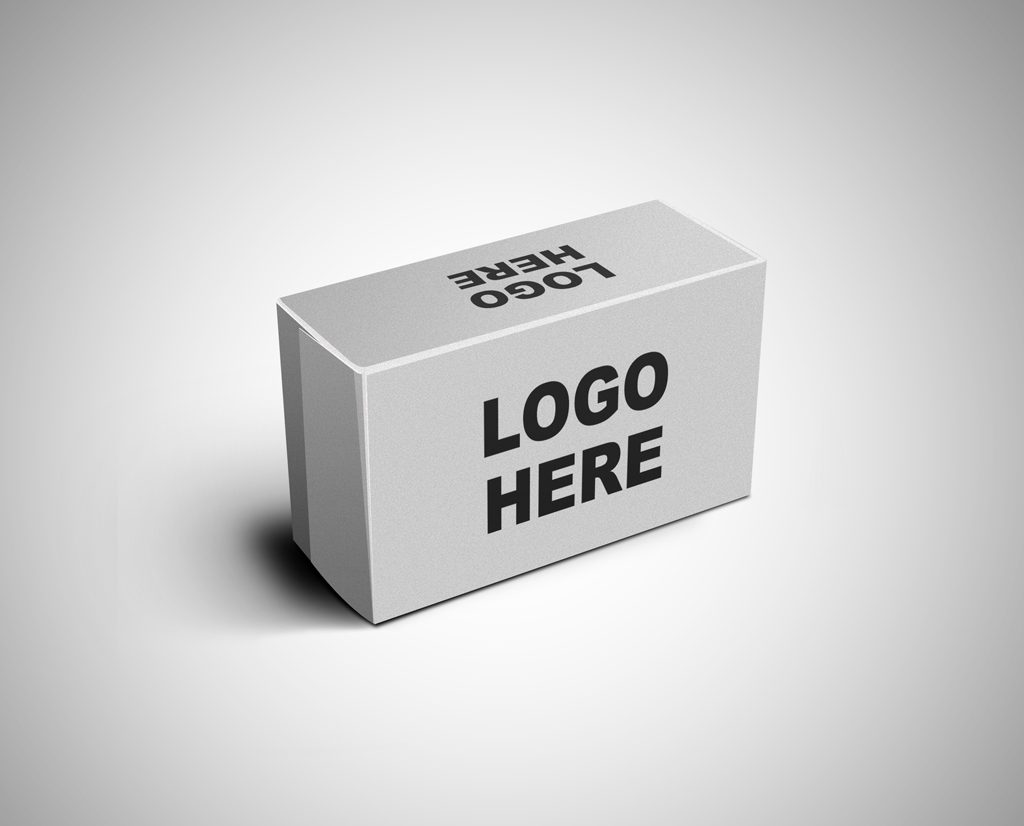
#> input picture code_and_images/box.jpg, 1024 x 826 px
$ python ppgr_homework1.py
#> lines starting #> are read from the running program, lines starting #| are printed output that depends on the picture
#!/usr/bin/env python
# coding: utf-8

# # DOMAĆI RAD
# ### Predmet: Primena projektivne geometrije u računarstvu
# ### Studentkinja: Anđelka Milovanović
# ### Broj indeksa: 145/2015

# ### 1. Naivni algoritam za projekciju tačaka

import matplotlib.pyplot as plt
import numpy as np
from PIL import Image
import math
from scipy.spatial import distance

print()
print()

points = [[-3, -1, 1],
          [3, -1, 1],
          [1, 1, 1],
          [-1, 1, 1]]

points_proj = [[-2, -1, 1],
               [2, -1, 1],
               [2, 1, 1],
               [-2, 1, 1]]

canonical_points = [[1, 0, 0],
                    [0, 1, 0],
                    [0, 0, 1],
                    [1, 1, 1]]

def cramers_rule(points):
    delta = np.float32([[points[0][0], points[1][0], points[2][0]],
                        [points[0][1], points[1][1], points[2][1]],
                        [points[0][2], points[1][2], points[2][2]]])

    delta1 = np.float32([[points[3][0], points[1][0], points[2][0]],
                         [points[3][1], points[1][1], points[2][1]],
                         [points[3][2], points[1][2], points[2][2]]])

    delta2 = np.float32([[points[0][0], points[3][0], points[2][0]],
                         [points[0][1], points[3][1], points[2][1]],
                         [points[0][2], points[3][2], points[2][2]]])

    delta3 = np.float32([[points[0][0], points[1][0], points[3][0]],
                         [points[0][1], points[1][1], points[3][1]],
                         [points[0][2], points[1][2], points[3][2]]])

    delta_det = (np.linalg.det(delta))
    delta1_det = (np.linalg.det(delta1))
    delta2_det = (np.linalg.det(delta2))
    delta3_det = (np.linalg.det(delta3))


    lambda1 = delta1_det / delta_det
    lambda2 = delta2_det / delta_det
    lambda3 = delta3_det / delta_det

    return (lambda1, lambda2, lambda3)

def projection_matrix_P(points, points_proj):
    (lambda1, lambda2, lambda3) = cramers_rule(points)
    projection_matrix = np.array([[x*lambda1 for x in points[0]],
                                  [x*lambda2 for x in points[1]],
                                  [x*lambda3 for x in points[2]]])
    projection_matrix = np.transpose(projection_matrix)

    (lambda1p, lambda2p, lambda3p) = cramers_rule(points_proj)
    projection_matrix_prim = np.array([[x*lambda1p for x in points_proj[0]],
                                       [x*lambda2p for x in points_proj[1]],
                                       [x*lambda3p for x in points_proj[2]]])
    projection_matrix_prim = np.transpose(projection_matrix_prim)

    P = projection_matrix_prim.dot(np.linalg.inv(projection_matrix))
    return (P, lambda1, lambda2, lambda3)

def naive(points, points_proj):
    P_matrix, lambda1, lambda2, lambda3 = projection_matrix_P(points, points_proj)
    return (P_matrix, lambda1, lambda2, lambda3)

P_matrix, lambda1, lambda2, lambda3 = naive(points, points_proj)
print("######## NAIVNI ########")
print("Matrica naivnog algoritma, zaokruzena na 5 decimala: ")
print(P_matrix.round(decimals=5))
print()

####### -------------   PROVERA NAIVNOG ALGORITMA ---------------
print("Provera za tacku D: ")
D = np.array(points[0]) * lambda1 + np.array(points[1]) * lambda2 + np.array(points[2]) * lambda3
print(D.round(decimals=5))
print()
print()
print()

##### VIZUALIZACIJA NAIVNOG ALGORITMA
# [78 lines left out: functions draw_naive, draw_naive_pic, not called in this run]


#### 2. DLT algoritam za projektivno preslikavanje

points = [[-3, -1, 1],
          [3, -1, 1],
          [1, 1, 1],
          [-1, 1, 1],
          [1, 2, 3],
          [-8, -2 ,1]]

points_proj = [[-2, -1, 1],
               [2, -1, 1],
               [2, 1, 1],
               [-2, 1, 1],
               [2, 1, 4],
               [-16, -5, 4]]

points = [[a/c, b/c, 1] for [a,b,c] in points]
points_proj = [[a/c, b/c, 1] for [a,b,c] in points_proj]

def dlt(points, points_proj):
    big_matrix = []
    n = len(points)
    for i in range(n):
        big_matrix.append( [0, 0, 0,
         -points_proj[i][2]*points[i][0], -points_proj[i][2]*points[i][1], -points_proj[i][2]*points[i][2],
         points_proj[i][1]*points[i][0], points_proj[i][1]*points[i][1], points_proj[i][1]*points[i][2]])

        big_matrix.append([points_proj[i][2]*points[i][0], points_proj[i][2]*points[i][1], points_proj[i][2]*points[i][2],
         0, 0, 0,
         -points_proj[i][0]*points[i][0], -points_proj[i][0]*points[i][1], -points_proj[i][0]*points[i][2]])

    _, _, V = np.linalg.svd(big_matrix, full_matrices = True)
    P_matrix_DLT = V[8]*(-1) # (-1 jer eto u Pythonu je tako čudno)
    return P_matrix_DLT

def dlt_rescale(points, points_proj):
    points = [[a/c, b/c, 1] for [a,b,c] in points]
    points_proj = [[a/c, b/c, 1] for [a,b,c] in points_proj]

    P_matrix_DLT = dlt(points, points_proj)
    #P_matrix_DLT = P_matrix_DLT.reshape((3,3))
    P_matrix, _, _, _ = naive(points, points_proj)

    P_matrix_DLT_scaled = [(x / P_matrix_DLT[0] * P_matrix[0][0]) for x in P_matrix_DLT]
    P_matrix_DLT_rescaled = np.array(P_matrix_DLT_scaled).reshape((3, 3))

    return P_matrix_DLT_rescaled

P_matrix_DLT = dlt(points, points_proj)

print("######## DLP ########")
print("Matrica za DLT algoritam sa 6 tačaka: ")
print(P_matrix_DLT.reshape((3,3)).round(decimals=5))
print()

#### Provera DLT i Naivnog algoritma
P_matrix_DLT_scaled = dlt_rescale(points, points_proj)
P_matrix_DLT_scaled = np.array(P_matrix_DLT_scaled).reshape((3, 3))

print("Poređenje vrednosti matrica naivnog i DLT algoritma:")
print(P_matrix.round() == P_matrix_DLT_scaled.round())
print()
print()

def draw_dlt_pic():
    img = Image.open("box.jpg")
#> img is the input picture: PIL image 1024x826 RGB; mean R, G, B 206.9, 206.9, 206.9
    img_copy = Image.new('RGB', (img.size[0], img.size[1]), "black")
#> img_copy: PIL image 1024x826 RGB; every value is 0
    print("Image size: {} x {}".format(img.size[1], img.size[0]))
#| Image size: 826 x 1024

    # box.jpg
    points = [[390, 650, 1],
              [770, 520, 1],
              [780, 300, 1],
              [380, 390, 1]]

    points_proj = [[390, 650, 1],
                   [750, 650, 1],
                   [750, 410, 1],
                   [390, 390, 1]]

    points = [[a/c, b/c, 1] for [a,b,c] in points]
    points_proj = [[a/c, b/c, 1] for [a,b,c] in points_proj]

    P_dlt = dlt(points, points_proj)
    P_rescaled = np.array(P_dlt).reshape((3, 3))

    P_inverse = np.linalg.inv(P_rescaled)
    cols = img_copy.size[0]
#> cols = 1024
    rows = img_copy.size[1]
#> rows = 826

    for i in range(cols):
        for j in range(rows):

            new_coordinates = P_inverse.dot([i, j, 1]) # lambda * X' = P * X
            new_coordinates = [(x / new_coordinates[2]) for x in new_coordinates]

            if (new_coordinates[0] >= 0 and new_coordinates[0] < cols-1 and            new_coordinates[1] >= 0 and new_coordinates[1] < rows-1):
                tmp1 = img.getpixel((math.floor(new_coordinates[0]), math.floor(new_coordinates[1])))
                tmp2 = img.getpixel((math.ceil(new_coordinates[0]), math.ceil(new_coordinates[1])))
                img_copy.putpixel((i, j), tmp2)
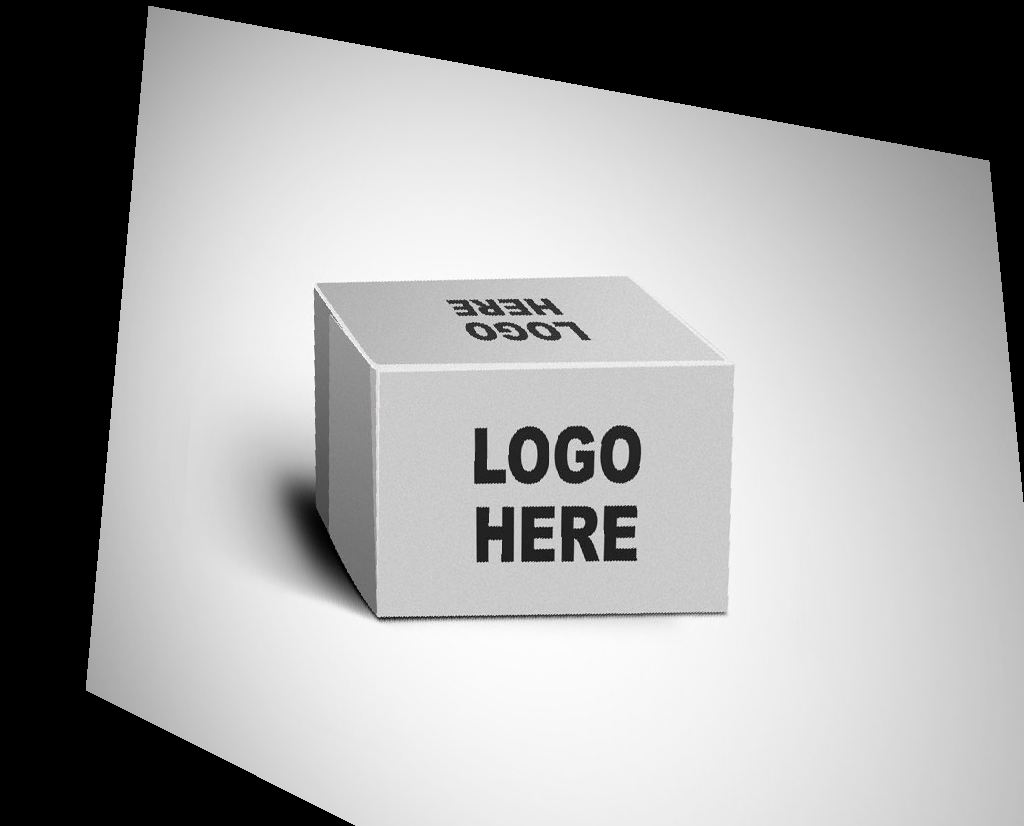
#> img_copy: PIL image 1024x826 RGB; mean R, G, B 160.6, 160.6, 160.6

    fig = plt.figure(figsize = (16, 9))

    plt.subplot(1, 2, 1)
    plt.imshow(img)
    plt.title('Input')

    plt.subplot(1, 2, 2)
    plt.imshow(img_copy)
    plt.title('Output DLT')

    plt.tight_layout()
    plt.show()
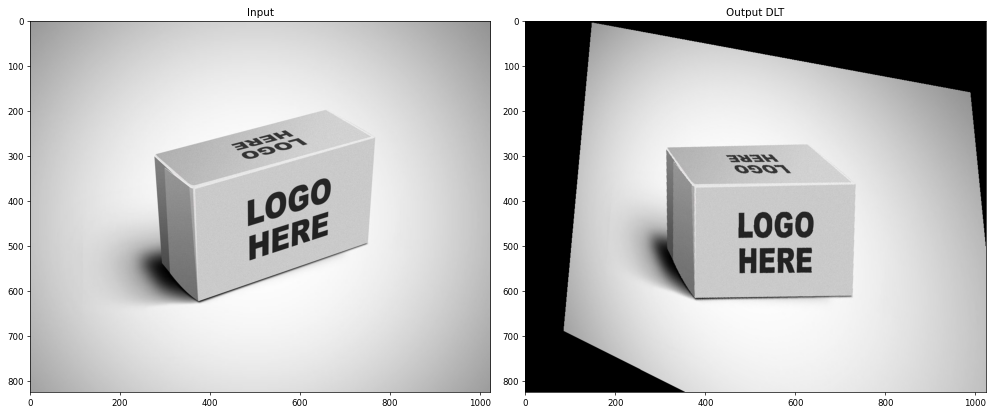
#> figure drawn by matplotlib, 2 panels


#### 3. DLT Normalizacija

def normalize(ps):
    # prvi korak je centar mase
    mass_center_x = sum([a[0] for a in ps]) / len(ps)
    mass_center_y = sum([a[1] for a in ps]) / len(ps)

    # drugi korak je translacija
    points_prim = [[a[0]-mass_center_x, a[1]-mass_center_y] for a in ps]
    k = homo_coeff(points_prim)

    T_matrix = [[math.sqrt(2)/k, 0, mass_center_x*(-1)],
                 [0, math.sqrt(2)/k, mass_center_y*(-1)],
                 [0, 0, 1]]
    return T_matrix

def homo_coeff(points_prim):
    coeff = sum([math.sqrt(point_prim[0]*point_prim[0] + point_prim[1]*point_prim[1])                  for point_prim in points_prim]) / len(points_prim)
    return coeff

def dlt_normalize(points, points_proj):
    T_matrix = normalize(points) # 3x3
    T_prim_matrix = normalize(points_proj) # 3x3

    T_matrix = np.array(T_matrix).reshape((3,3))
    T_prim_matrix = np.array(T_prim_matrix).reshape((3,3))

    points = np.transpose(points) # 3x6
    points_proj = np.transpose(points_proj) # 3x6

    M_line = T_matrix.dot(points) # 3x6
    M_prim_line = T_prim_matrix.dot(points_proj) # 3x6

    M_line = np.transpose(M_line) # 6x3
    M_prim_line = np.transpose(M_prim_line) # 6x3
    dlt_matrix = dlt(M_line, M_prim_line) # 3x3

    dlt_matrix = np.array(dlt_matrix).reshape((3, 3))

    result = (np.linalg.inv(T_prim_matrix)).dot(dlt_matrix).dot(T_matrix)

    return result, T_matrix, T_prim_matrix

def dltN_rescale(points, points_proj):
    points = [[a/c, b/c, 1] for [a,b,c] in points]
    points_proj = [[a/c, b/c, 1] for [a,b,c] in points_proj]

    P_matrix_DLTN, T_matrix, T_prim_matrix = dlt_normalize(points, points_proj)
    P_matrix, _, _, _ = naive(points, points_proj)

    tmp = P_matrix_DLTN.flatten()
    P_matrix_DLTN_scaled = [(x / tmp[0] * P_matrix[0][0]) for x in tmp]
    P_matrix_DLTN_rescaled = np.array(P_matrix_DLTN_scaled).reshape((3, 3))

    return P_matrix_DLTN_rescaled

points = [[-3, -1, 1],
          [3, -1, 1],
          [1, 1, 1],
          [-1, 1, 1],
          [1, 2, 3],
          [-8, -2 ,1]]

points_proj = [[-2, -1, 1],
               [2, -1, 1],
               [2, 1, 1],
               [-2, 1, 1],
               [2, 1, 4],
               [-16, -5, 4]]

points = [[a/c, b/c, 1] for [a,b,c] in points]
points_proj = [[a/c, b/c, 1] for [a,b,c] in points_proj]

dltN_rescale = dltN_rescale(points, points_proj)

result, T_matrix, T_prim_matrix = dlt_normalize(points, points_proj)
print("######## DLP NORMALIZOVANI ########")
print("T matrica")
print(T_matrix)
print()
print("T' matrica")
print(T_prim_matrix)
print()
print("Matrica dobijena DLP normalizovanim algoritmom za 6 tačaka: ")
print(result.round(decimals=5))
print()
print(" Provera poređenjem matrice Naivnog i DLP Norm skaliranog ")
print(dltN_rescale)
print("Ista ta matrica zaokružena na 5 decimala")
print(dltN_rescale.round(decimals=5))
print()
print()


# [50 lines left out: function draw_dlt_norm_pic, not called in this run]

draw_dlt_pic()
